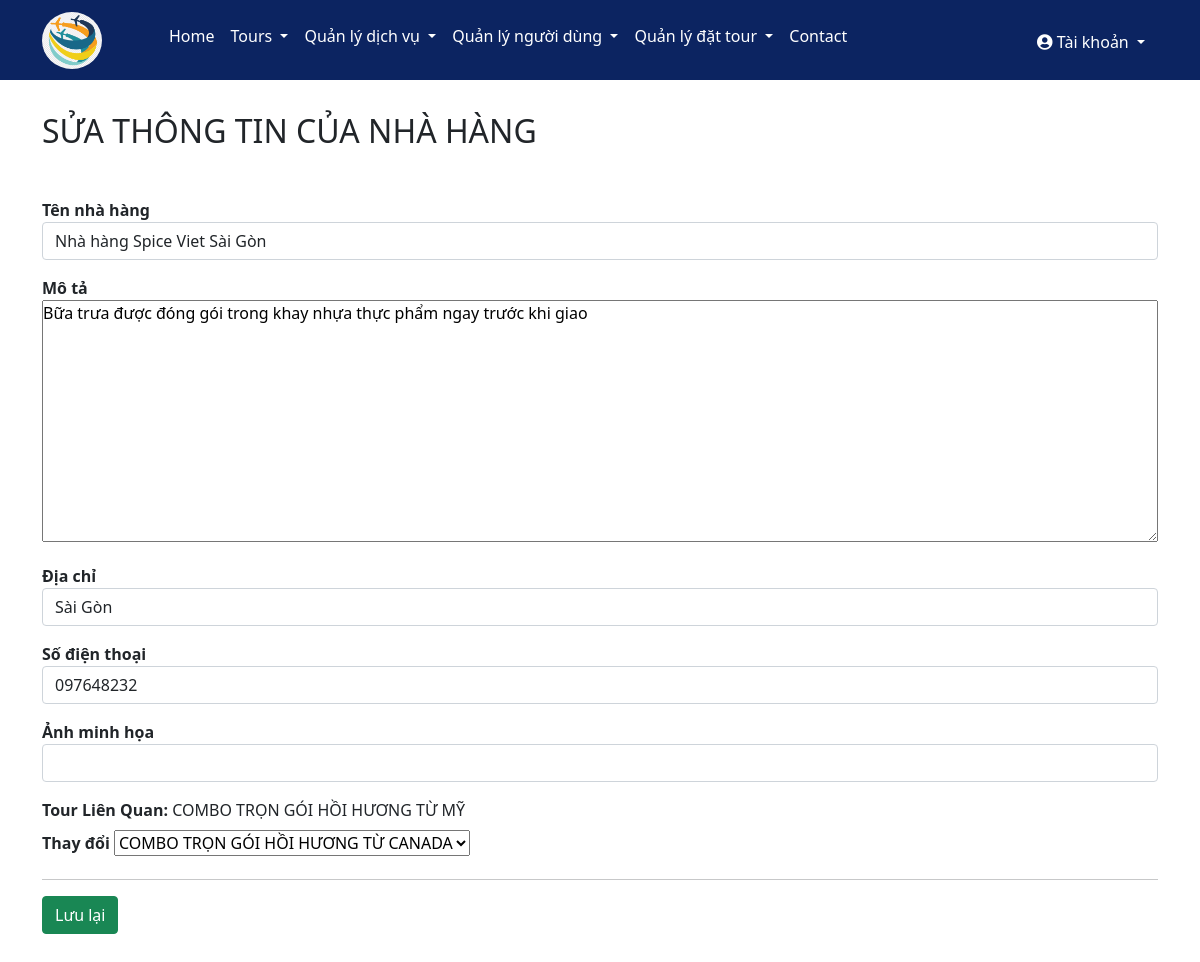
The app's page /admin/edit_res.php?id=1 with its own data.
### tables this page shows
CREATE TABLE `restaurants` (
  `resID` int(11) NOT NULL,
  `resName` varchar(100) DEFAULT NULL,
  `resDes` varchar(1000) DEFAULT NULL,
  `resLocation` varchar(100) DEFAULT NULL,
  `resPhone` char(12) DEFAULT NULL,
  `TourID` int(11) DEFAULT NULL
);

CREATE TABLE `tours` (
  `TourID` int(11) NOT NULL,
  `TourName` varchar(500) DEFAULT NULL,
  `TourLocation` varchar(200) DEFAULT NULL,
  `TourVehicle` varchar(100) DEFAULT NULL,
  `TourDes` varchar(1000) DEFAULT NULL,
  `TourSchedule` varchar(1000) DEFAULT NULL,
  `TourImg` varchar(200) DEFAULT NULL,
  `GroupID` int(11) DEFAULT NULL,
  `TourStatus` tinyint(1) NOT NULL
);

### admin/edit_res.php (the view, shortened to what this page needs)
<?php
include('header.php');
include('../config/connect.php');
$resID= $_GET['id'];
$sql = "select * from restaurants where resID=$resID";
$result = mysqli_query($conn, $sql);
if(mysqli_num_rows($result)){
    while($row = mysqli_fetch_assoc($result)){
        $resName = $row['resName'];
        $resLocation = $row['resLocation'];
        $ResImg = $row['ResImg'];
        $resPhone = $row['resPhone'];
        $resDes = $row['resDes'];
        $tourID = $row['TourID'];
        $sql1 = "select TourName from tours where TourID = $tourID";
        $result1 = mysqli_query($conn, $sql1);
        $tourName='';
        if(mysqli_num_rows($result1)>0){
            while($row=mysqli_fetch_assoc($result1)){
                $tourName = $row['TourName'];
            }}
        else echo $sql1;
}}
?>
<div class="container my-main">
    <h2 class="text-uppercase my-title-ad">Sửa thông tin của nhà hàng</h2>
    <form action="process_edit_res.php" method="POST">
        <div class="mb-3">
            <label for="resName"><b>Tên nhà hàng</b></label>
            <input type="text" class="form-control" id="hotline" name="resName" value="<?php echo $resName?>">
        </div>
        <div class="mb-3">
            <div><label for="resdes"><b>Mô tả</b></label></div>
            <textarea class="my-textarea" rows="10" name="resdes"><?php echo $resDes ?></textarea>
        </div>
        <div class="mb-3">
            <label for="reslocation"><b>Địa chỉ</b></label>
            <input type="text" class="form-control" id="location" name="reslocation" value="<?php echo $resLocation?>">
        </div>
        <div class="mb-3">
            <label for="resphone"><b>Số điện thoại</b></label>
            <input type="text" class="form-control" id="facebook" name="resphone" value="<?php echo $resPhone?>">
        </div>
        <div class="mb-3">
            <label for="resimg"><b>Ảnh minh họa</b></label>
            <input type="text" class="form-control" id="ins" name="resimg" value="<?php echo $ResImg?>">
        </div>
        <div class="mb-3">
        <div><label for="tourid" class="form-label"><b>Tour Liên Quan: </b><?php echo $tourName ?></label></div>
            <label  class="form-label"><b>Thay đổi</b></label>
            <select name="tourid" id="tourid">
                <?php
       $sql0 = "select * from `tours`";
       $result0 = mysqli_query($conn, $sql0);
       if(mysqli_num_rows($result0)>0){
        while($row=mysqli_fetch_assoc($result0)){
            echo '<option value = "'.$row['TourID'].'">'.$row['TourName'].'</option>';
        }}?>
        </select>
        </div>
        <hr>
        <div class="mb-3">
            <button type="submit" class="btn btn-success" name="submit">Lưu lại</button>
        </div>
    </form>
</div>
<?php
include('footer.php');
?>

### css/style.css (style rules this page uses)
:root { --my-color: #0c2461; }

### css/admin.css (style rules this page uses)
* { padding: 0; margin: 0; text-decoration: none; box-sizing: border-box; }
.my-main { margin-top: 32px; margin-bottom: 32px; }
.my-textarea { width: 100%; }
.my-title-ad { margin-bottom: 48px; }

### records on screen
restaurants: resName "Nhà hàng Spice Viet Sài Gòn", resdes "Bữa trưa được đóng gói trong khay nhựa thực phẩm ngay trước khi giao", reslocation "Sài Gòn", resphone "097648232"
tours: TourName "COMBO TRỌN GÓI HỒI HƯƠNG TỪ MỸ"

### other values on screen
form field tourid "COMBO TRỌN GÓI HỒI HƯƠNG TỪ CANADA"
